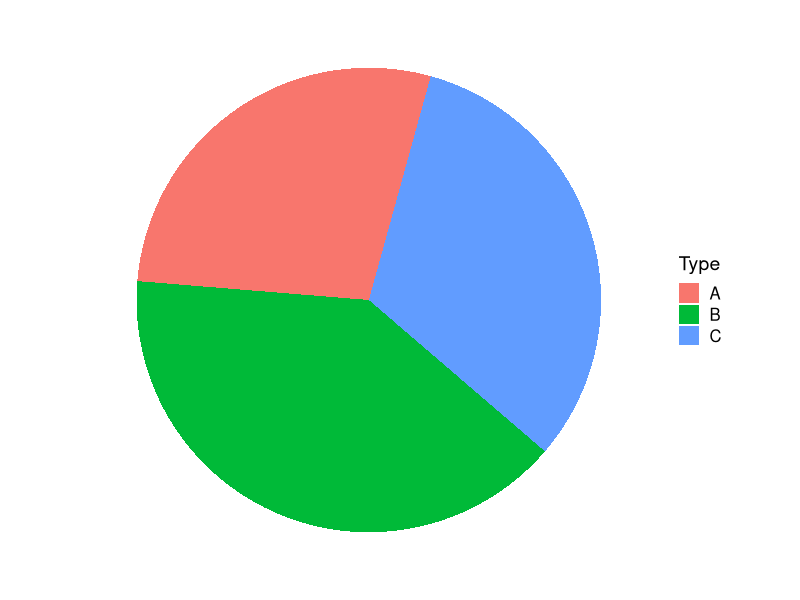
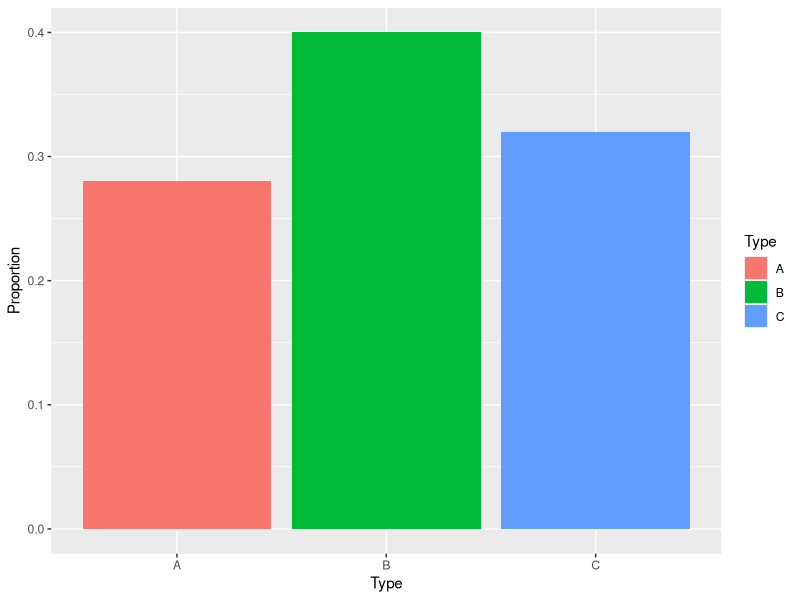
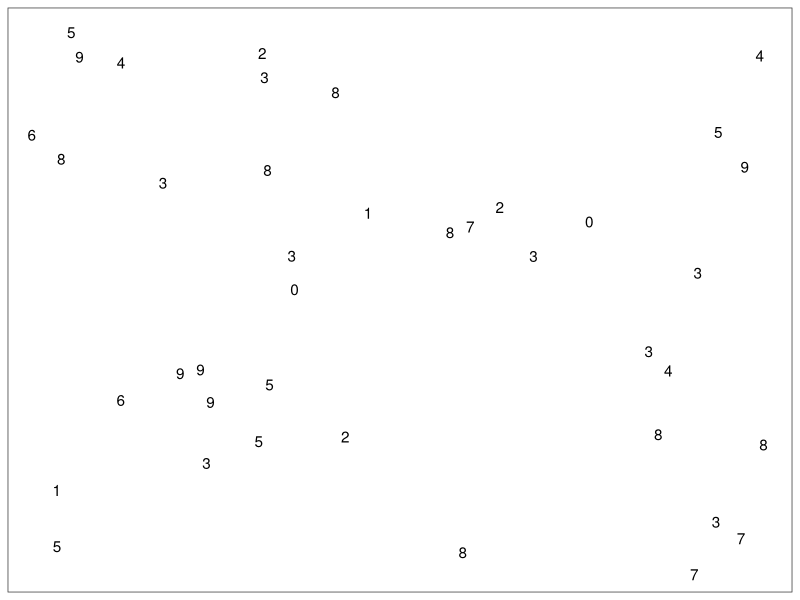
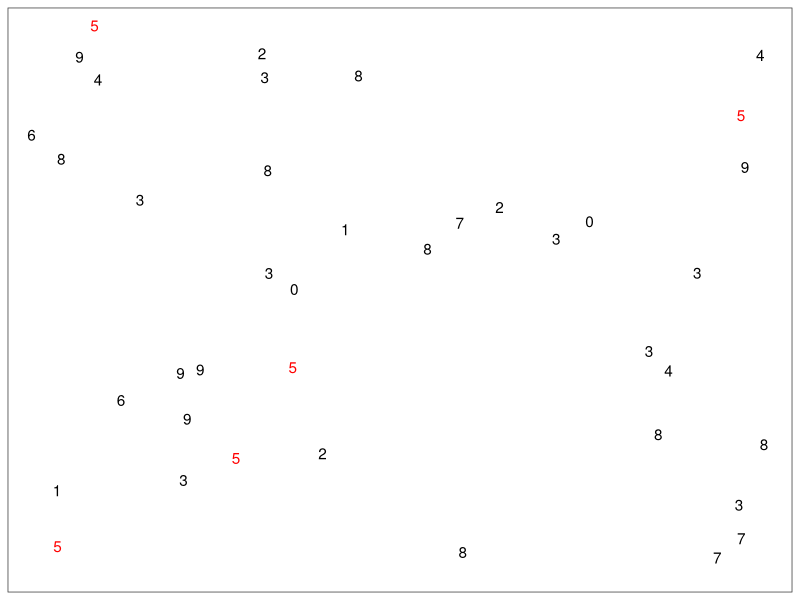
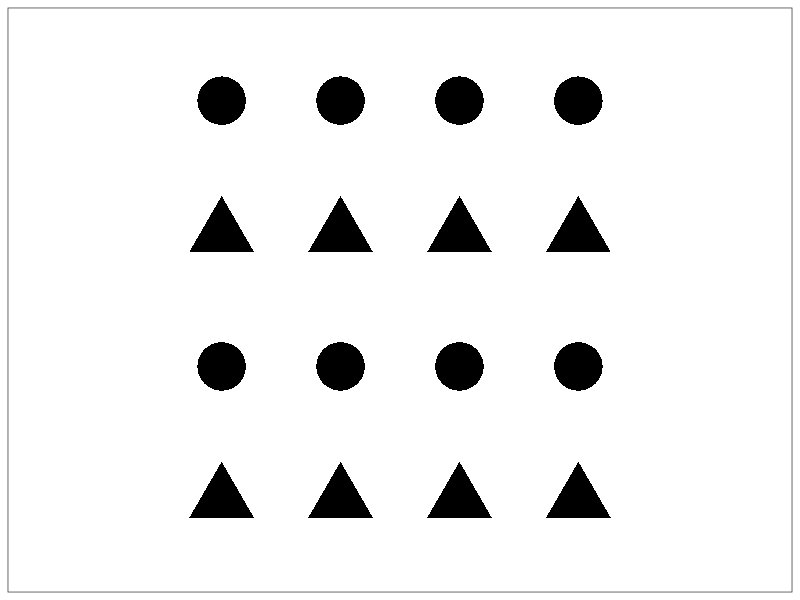
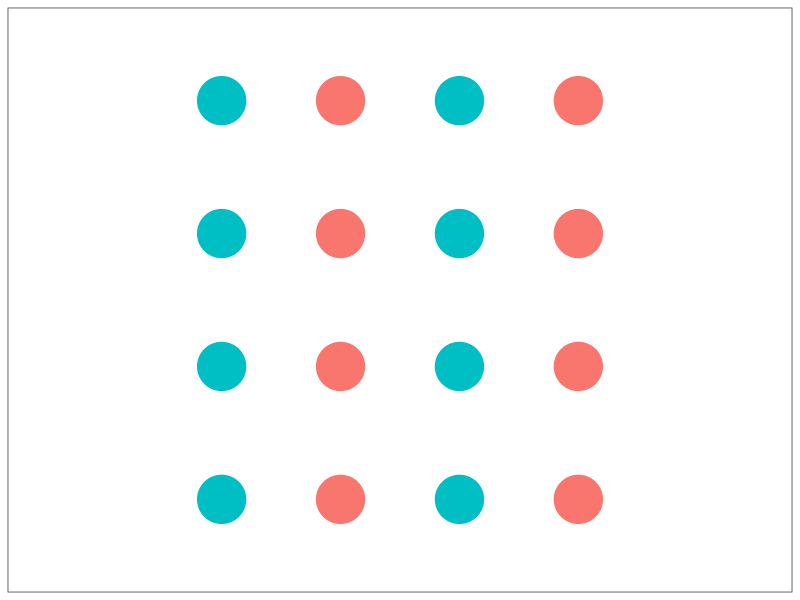
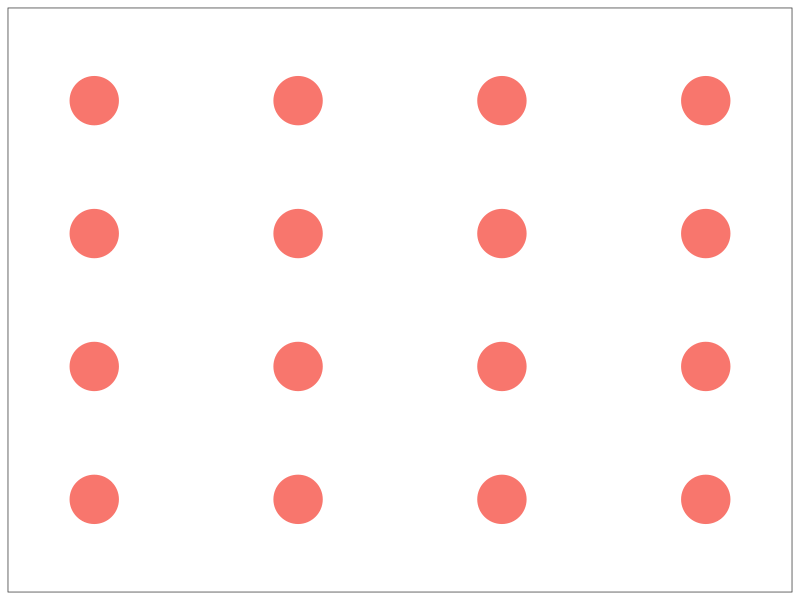
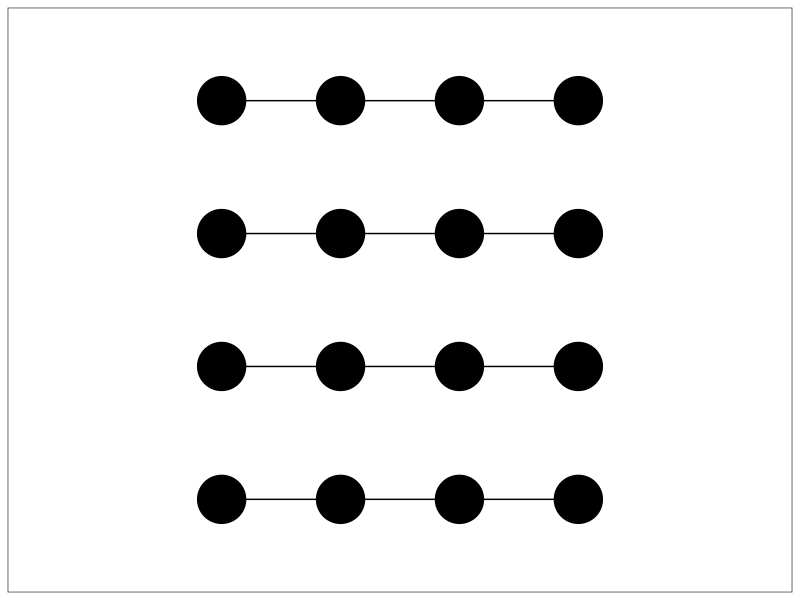

Source code (R) for these figures, in order:
## ---- chunk 1
# Unattach any packages that happen to already be loaded. In general this is unecessary
# but is important for the creation of the book to not have package namespaces
# fighting unexpectedly.
pkgs = names(sessionInfo()$otherPkgs)
if( length(pkgs > 0)){
  pkgs = paste('package:', pkgs, sep = "")
  for( i in 1:length(pkgs)){
    detach(pkgs[i], character.only = TRUE, force=TRUE)
  }
}

library(tidyverse) # dplyr, tidyr, ggplot2, etc.
library(ggrepel)

knitr::opts_chunk$set(echo = FALSE)
## ---- chunk 2
data <- data.frame(Type=c('A','B','C'), Value = c(.28, .4, .32) )

P1 <- ggplot(data, aes(x=Type, y=Value, fill=Type)) + 
  geom_col() +
  labs(y='Proportion')
P2 <- ggplot(data, aes(x=1, y=Value, fill=Type)) + 
  geom_col() + 
  coord_polar("y", start=.27 ) +
  cowplot::theme_map()

P2
## ---- chunk 3
P1
## ---- chunk 4
seed <- runif(1, 0,1e7) %>% round();
seed <- 1863486
set.seed(seed)
n <- 40
fives <- data.frame(x=runif(n), y=runif(n), label = runif(n, 0,10) %>% floor()) %>%
  mutate(Group = label == 5)

ggplot(fives, aes(x=x, y=y, label=label)) +
  geom_text_repel() +
  theme_bw() +
  scale_x_continuous(breaks=NULL) +
  scale_y_continuous(breaks=NULL) +
  labs(y=NULL, x=NULL)
## ---- chunk 5
ggplot(fives, aes(x=x, y=y, label=label, color=Group)) +
  geom_text_repel() +
  theme_bw() +
  scale_color_manual( values = c('black','red')) + 
  scale_x_continuous(breaks=NULL) +
  scale_y_continuous(breaks=NULL) +
  theme(legend.position = 'none') +
  labs(y=NULL, x=NULL)
## ---- chunk 6
expand.grid(x=1:4, y=1:4) %>%
  mutate(group=ifelse(y %in% c(2,4), 'G1', 'G2')) %>%
  ggplot(aes(x=x, y=y, shape=group)) +
  geom_point(size=16) +
  theme_bw() + 
  scale_x_continuous(breaks=NULL, limits = c(-.5, 5.5)) +
  scale_y_continuous(breaks=NULL, limits = c(.5, 4.5)) +
  theme(legend.position = 'none') +
  labs(y=NULL, x=NULL)
## ---- chunk 7
expand.grid(x=1:4, y=1:4) %>%
  mutate(group=ifelse(x %in% c(2,4), 'G1', 'G2')) %>%
  ggplot(aes(x=x, y=y, color=group)) +
  geom_point(size=16) +
  theme_bw() + 
  scale_x_continuous(breaks=NULL, limits = c(-.5, 5.5)) +
  scale_y_continuous(breaks=NULL, limits = c(.5, 4.5)) +
  theme(legend.position = 'none') +
  labs(y=NULL, x=NULL)
## ---- chunk 8
expand.grid(x=1:4*2, y=1:4) %>%
  mutate(group='G1') %>%
  ggplot(aes(x=x, y=y, color=group)) +
  geom_point(size=16) +
  theme_bw() + 
  scale_x_continuous(breaks=NULL, limits = c(1.5, 8.5)) +
  scale_y_continuous(breaks=NULL, limits = c(.5, 4.5)) +
  theme(legend.position = 'none') +
  labs(y=NULL, x=NULL)
## ---- chunk 9
expand.grid(x=1:4, y=1:4) %>%
  mutate(group=paste('G', y, sep='')) %>%
  ggplot(aes(x=x, y=y, group=group)) +
  geom_point(size=16) +
  geom_line() +
  theme_bw() + 
  scale_x_continuous(breaks=NULL, limits = c(-.5, 5.5)) +
  scale_y_continuous(breaks=NULL, limits = c(.5, 4.5)) +
  theme(legend.position = 'none') +
  labs(y=NULL, x=NULL)
## ---- chunk 10
no_label <- as_labeller( function(input){ ifelse(input=='G1', ' ', '  ')} )
expand.grid(x=1:2, y=1:4, group=c('G1','G2')) %>%
  ggplot(aes(x=x, y=y, group=group)) +
  geom_point(size=16) +
  facet_grid(.~group, labeller=no_label) +
  theme_bw() + 
  scale_x_continuous(breaks=NULL, limits = c(.5, 2.5)) +
  scale_y_continuous(breaks=NULL, limits = c(.5, 4.5)) +
  theme(legend.position = 'none') +
  labs(y=NULL, x=NULL)
## ---- chunk 11
expand.grid(x=1:4, y=1:4) %>%
  mutate(group=paste('G', y, sep='')) %>%
  mutate(shape_group = ifelse(x %in% c(1,3), 'S1','S2')) %>%
  ggplot(aes(x=x, y=y, group=group)) +
  geom_point(mapping = aes(shape=shape_group), size=16, ) +
  geom_line() +
  theme_bw() + 
  scale_x_continuous(breaks=NULL, limits = c(-.5, 5.5)) +
  scale_y_continuous(breaks=NULL, limits = c(.5, 4.5)) +
  theme(legend.position = 'none') +
  labs(y=NULL, x=NULL)
## ---- chunk 12
no_label <- as_labeller( function(input){ ifelse(input=='G1', ' ', '  ')} )
expand.grid(x=1:2, y=1:4, group=c('G1','G2')) %>%
  mutate(shape_group = ifelse(x %in% c(1,3), 'S1','S2')) %>%
  ggplot(aes(x=x, y=y, group=group)) +
  geom_point(aes(shape=shape_group), size=16) +
  facet_grid(.~group, labeller=no_label) +
  theme_bw() + 
  scale_x_continuous(breaks=NULL, limits = c(.5, 2.5)) +
  scale_y_continuous(breaks=NULL, limits = c(.5, 4.5)) +
  theme(legend.position = 'none') +
  labs(y=NULL, x=NULL)
## ---- chunk 13
library(ggplot2)
library(dplyr)
means <- warpbreaks %>% group_by(tension, wool) %>% 
  summarize(breaks=mean(breaks))
                                                              
ggplot( warpbreaks, aes(x=tension, y=breaks, shape=wool)) +
  geom_point() +
  ggtitle( "Can't easily distiguish wool types.")
  
ggplot( warpbreaks, aes(x=tension, y=breaks, shape=wool, color=wool)) +
  geom_point() +
  ggtitle( "Can't see the trend.")

ggplot( warpbreaks, aes(x=tension, y=breaks, color=wool)) +
  geom_point(aes(shape=wool)) +
  geom_line(data=means, aes(x=as.numeric(tension), y=breaks)) +
  ggtitle( "Adding connections between means, the trend is clear")

ggplot( warpbreaks, aes(x=tension, y=breaks, color=wool)) +
  geom_point(aes(shape=wool)) +
  geom_line(data=means, aes(x=as.numeric(tension), y=breaks)) +
  facet_grid(. ~ wool) +
  ggtitle( "Trend is clear, but magnitude is harder")

ggplot( warpbreaks, aes(x=tension, y=breaks, color=wool)) +
  geom_point(aes(shape=wool)) +
  geom_line(data=means, aes(x=as.numeric(tension), y=breaks)) +
  facet_grid(wool ~ .) +
  ggtitle( "Non-Aligned y-axis is worse")

